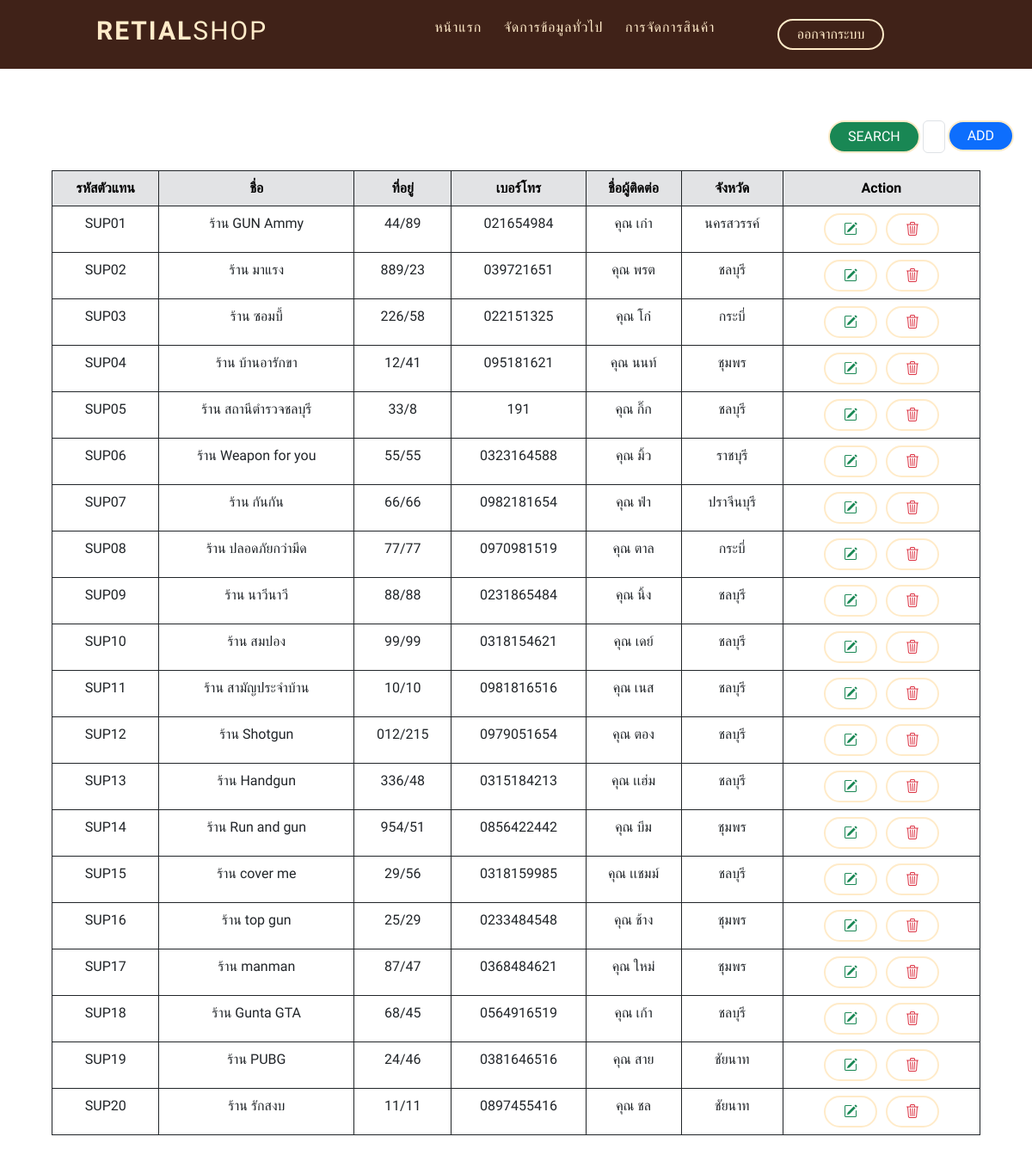
/page/supplier.php, run on the app's committed database.
### tables this page shows
CREATE TABLE `supplier` (
  `Sup_id` varchar(5) NOT NULL,
  `Sup_name` varchar(50) NOT NULL,
  `Sup_address` varchar(100) DEFAULT NULL,
  `Sup_tel` varchar(20) NOT NULL,
  `Contract_name` varchar(50) DEFAULT NULL,
  `Province_id` int(11) DEFAULT NULL
);

CREATE TABLE `province` (
  `Province_id` int(11) NOT NULL,
  `Country_id` int(11) DEFAULT NULL,
  `Province_group_id` int(11) DEFAULT NULL,
  `Province_name` varchar(50) NOT NULL,
  `Province_sorting` tinyint(4) DEFAULT NULL
);

### page/supplier.php (the view, shortened to what this page needs)
<!DOCTYPE html>
<html lang="en">
<?php
include_once "../controller/supplier.php";
?>
<head>
  <link href="https://cdn.jsdelivr.net/npm/bootstrap@5.3.0/dist/css/bootstrap.min.css" rel="stylesheet">
  <link rel="stylesheet" href="https://cdn.jsdelivr.net/npm/bootstrap-icons@1.10.3/font/bootstrap-icons.css">
  <link rel="stylesheet" href="../style/customer.css">
</head>
<body>
  <header>
    <div class="container">
      <div class="logo-container">
        <h3 class="logo">Retial<span>Shop</span></h3>
      </div>
      <div class="nav-btn">
        <div class="nav-links">
          <ul>
            <li class="nav-link" style="--i: .6s">
              <a href="home.php">หน้าแรก</a>
            </li>
            <li class="nav-link" style="--i: .85s">
              <a href="#">จัดการข้อมูลทั่วไป</a>
            </li>
            <li class="nav-link" style="--i: 1.1s">
              <a href="#">การจัดการสินค้า<i class="fas fa-caret-down"></i></a>
            </li>
          </ul>
        </div>
        <div class="log-out" style="--i: 1.8s">
          <a href="#" class="btn transparent">ออกจากระบบ</a>
        </div>
      </div>
    </div>
  </header>
  <div class="container-table">
    <div class="d-flex">
      <button class="btn btn-success" onclick="Search()">Search</button>
      <input type="text" class="form-control" id="Search" name="Search">
      <form action="<?php echo $_SERVER['PHP_SELF'] ?>" method="post">
        <div class="add">
          <button type="button" class="btn btn-primary" data-bs-toggle="modal" data-bs-target="#exampleModal" data-bs-whatever="@fat">Add</button>
        </div>
    </div>
    <table class="table  table-bordered border-dark table-hover">
      <thead class="table-secondary  table-bordered border-dark text-black">
        <tr>
          <th scope="col">รหัสตัวแทน</th>
          <th scope="col">ชื่อ</th>
          <th scope="col">ที่อยู่</th>
          <th scope="col">เบอร์โทร</th>
          <th scope="col">ชื่อผู้ติดต่อ</th>
          <th scope="col">จังหวัด</th>
          <th scope="col">Action</th>
        </tr>
      </thead>
      <tbody>
        <?php
        if (isset($_GET['ID'])) {
          $Search_id = $_GET['ID'];
          $sql = "SELECT * FROM supplier inner join province on supplier.province_id=province.province_id WHERE Sup_id LIKE '%$Search_id%'";
        } else {
          $sql = "SELECT * FROM supplier inner join province on supplier.province_id=province.province_id";
        }
        $query = $conn->query($sql);
        while ($row = mysqli_fetch_array($query)) {
        ?>
          <tr>
            <td><?php echo $row['Sup_id']; ?></td>
            <td><?php echo $row['Sup_name']; ?></td>
            <td><?php echo $row['Sup_address']; ?></td>
            <td><?php echo $row['Sup_tel']; ?></td>
            <td><?php echo $row['Contract_name']; ?></td>
            <td><?php echo $row['Province_name']; ?></td>
            <td>
              <button type="button" class="btn btn-outline-success" data-bs-toggle="modal" data-bs-target="#select_<?php echo $row['Sup_id']; ?>" data-bs-whatever="@fat"><i class="bi bi-pencil-square" name="select_<?php echo $row['Sup_id']; ?>"></i></button>
                          <?php
                          $sql_previous = "SELECT * FROM supplier inner join province on supplier.province_id=province.province_id";
                          $query_previous = $conn->query($sql_previous);
                          ?>
              <button type="button" class="btn btn-outline-danger" name="DEL_<?php echo $row['Sup_id']; ?>" data-bs-toggle="modal" data-bs-target="#DEL_<?php echo $row['Sup_id']; ?>">
                <i class="bi bi-trash3"></i>
              </button>
            </td>
          <?php } ?>
          </tr>
      </tbody>
    </table>
  </div>
</body>
</html>

### style/customer.css (style rules this page uses)
* { margin: 0; padding: 0; box-sizing: border-box; font-family: 'K2D', sans-serif; }
ul { list-style: none; }
a { text-decoration: none; }
header { position: sticky; top: 0px; background-color: #402218; width: 100%; z-index: 1000; }
.container-table { margin-top: 60px; margin-left: 60px; margin-right: 60px; text-align: center; }
.container { max-width: 65rem; padding: 0 2rem; margin: 0 auto; display: flex; position: relative; }
.d-flex { margin-left: 900px; max-width: 500px; margin-bottom: 20px; margin-top: 30px; }
.logo-container { flex: 1; display: flex; align-items: center; }
.nav-btn { flex: 3; display: flex; }
.nav-links { flex: 2; }
.log-out { display: flex; justify-content: center; align-items: center; flex: 1; }
.logo { color: #FFEBC9; font-size: 30px; font-weight: 600; letter-spacing: 2px; text-transform: uppercase; line-height: 3rem; }
.logo span { font-weight: 300; }
.btn { display: inline-block; padding: .5rem 1.3rem; font-size: 16px; border: 2px solid #FFEBC9; border-radius: 2rem; line-height: 1; margin: 0 .2rem; transition: .3s; text-transform: uppercase; }
.btn.transparent, .btn.solid:hover { background-color: transparent; color: #FFEBC9; }
.nav-links > ul { display: flex; align-items: center; justify-content: flex-end; }
.nav-link { position: relative; }
.nav-link > a { line-height: 4rem; color: #FFEBC9; padding: 0 .8rem; letter-spacing: 1px; font-size: 16px; display: flex; align-items: center; justify-content: space-between; transition: .5s; }

### data on the page
supplier: Sup_id "SUP01", Sup_name "ร้าน GUN Ammy", Sup_address "44/89", Sup_tel "021654984", Contract_name "คุณ เก๋า", Province.Province_name "นครสวรรค์"
supplier: Sup_id "SUP02", Sup_name "ร้าน มาแรง", Sup_address "889/23", Sup_tel "039721651", Contract_name "คุณ พรต", Province.Province_name "ชลบุรี"
supplier: Sup_id "SUP03", Sup_name "ร้าน ซอมบี้", Sup_address "226/58", Sup_tel "022151325", Contract_name "คุณ โก๋", Province.Province_name "กระบี่"
supplier: Sup_id "SUP04", Sup_name "ร้าน บ้านอารักขา", Sup_address "12/41", Sup_tel "095181621", Contract_name "คุณ นนท์", Province.Province_name "ชุมพร"
supplier: Sup_id "SUP05", Sup_name "ร้าน สถานีตำรวจชลบุรี", Sup_address "33/8", Sup_tel "191", Contract_name "คุณ กิ๊ก", Province.Province_name "ชลบุรี"
supplier: Sup_id "SUP06", Sup_name "ร้าน Weapon for you", Sup_address "55/55", Sup_tel "0323164588", Contract_name "คุณ มิ้ว", Province.Province_name "ราชบุรี"
supplier: Sup_id "SUP07", Sup_name "ร้าน กันกัน", Sup_address "66/66", Sup_tel "0982181654", Contract_name "คุณ ฟ่า", Province.Province_name "ปราจีนบุรี"
supplier: Sup_id "SUP08", Sup_name "ร้าน ปลอดภัยกว่ามีด", Sup_address "77/77", Sup_tel "0970981519", Contract_name "คุณ ตาล", Province.Province_name "กระบี่"
supplier: Sup_id "SUP09", Sup_name "ร้าน นาวีนาวี", Sup_address "88/88", Sup_tel "0231865484", Contract_name "คุณ นิ้ง", Province.Province_name "ชลบุรี"
supplier: Sup_id "SUP10", Sup_name "ร้าน สมปอง", Sup_address "99/99", Sup_tel "0318154621", Contract_name "คุณ เดย์", Province.Province_name "ชลบุรี"
supplier: Sup_id "SUP11", Sup_name "ร้าน สามัญประจำบ้าน", Sup_address "10/10", Sup_tel "0981816516", Contract_name "คุณ เนส", Province.Province_name "ชลบุรี"
supplier: Sup_id "SUP12", Sup_name "ร้าน Shotgun", Sup_address "012/215", Sup_tel "0979051654", Contract_name "คุณ ตอง", Province.Province_name "ชลบุรี"
supplier: Sup_id "SUP13", Sup_name "ร้าน Handgun", Sup_address "336/48", Sup_tel "0315184213", Contract_name "คุณ เเฮ่ม", Province.Province_name "ชลบุรี"
supplier: Sup_id "SUP14", Sup_name "ร้าน Run and gun", Sup_address "954/51", Sup_tel "0856422442", Contract_name "คุณ บีม", Province.Province_name "ชุมพร"
supplier: Sup_id "SUP15", Sup_name "ร้าน cover me", Sup_address "29/56", Sup_tel "0318159985", Contract_name "คุณ เเชมม์", Province.Province_name "ชลบุรี"
supplier: Sup_id "SUP16", Sup_name "ร้าน top gun", Sup_address "25/29", Sup_tel "0233484548", Contract_name "คุณ ช้าง", Province.Province_name "ชุมพร"
supplier: Sup_id "SUP17", Sup_name "ร้าน manman", Sup_address "87/47", Sup_tel "0368484621", Contract_name "คุณ ใหม่", Province.Province_name "ชุมพร"
supplier: Sup_id "SUP18", Sup_name "ร้าน Gunta GTA", Sup_address "68/45", Sup_tel "0564916519", Contract_name "คุณ เก้า", Province.Province_name "ชลบุรี"
supplier: Sup_id "SUP19", Sup_name "ร้าน PUBG", Sup_address "24/46", Sup_tel "0381646516", Contract_name "คุณ สาย", Province.Province_name "ชัยนาท"
